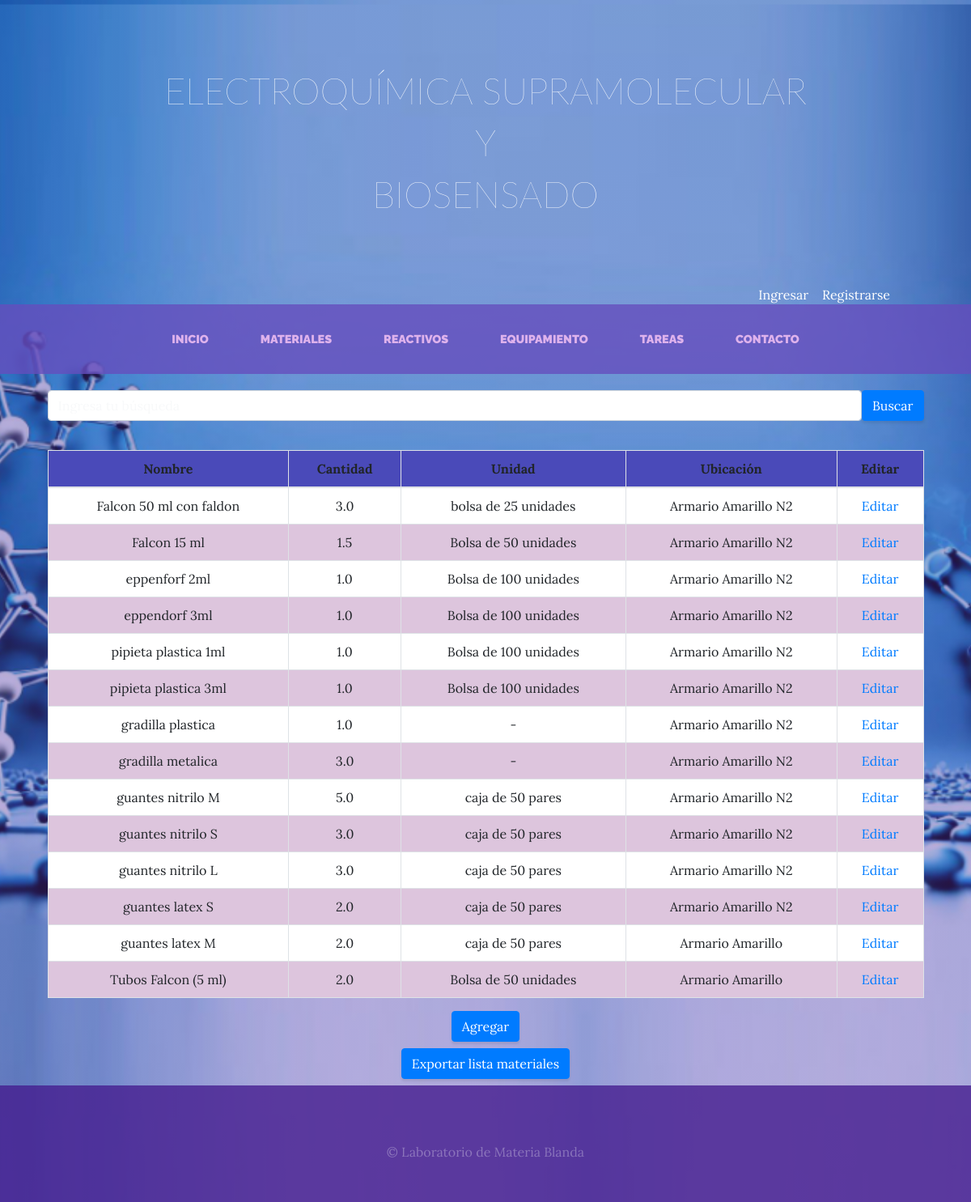
The app's page /materiales/ with its own data.
### materiales/models.py (models this page shows, shortened)
class Material(models.Model):
    titulo=models.CharField(max_length=50)
    ubicacion=models.CharField(max_length=50)
    unidad=models.CharField(max_length=50)
    cantidad=models.FloatField()
    imagen=models.ImageField(upload_to='materiales', null=True, blank=True)
    created=models.DateField(auto_now_add=True)
    updated=models.DateField(auto_now_add=True)
    class Meta:
        verbose_name='material'
        verbose_name_plural='materiales'

### materiales/views.py (the view)
# urls.py: path('materiales/', include('materiales.urls')),
def materiales(request):
    materiales=Material.objects.all()
    return render (request,"materiales/material.html", {'materiales': materiales})

### materiales/templates/materiales/material.html (shortened to what this page needs)
{% extends "Proyecto1_app/base.html" %}
{% load static %}
{% block content %}
<div class="espacio-en-blanco"></div>
<div class="mi-tabla-container">
  <form class= "mi-tabla-container" method="get" action="{% url 'buscar_materiales' %}">
      <div class="form-group d-flex">
          <input type="text" name="q" class="form-control" id="search_input" placeholder="Ingresa tu búsqueda">
      <button type="submit" class="btn btn-primary">Buscar</button>
    </div>
  </form>
  <div class="espacio-en-blanco"></div>
<div class="mi-tabla-container">
  <table class="table table-bordered text-center">
      <thead>
          <tr class="violet-row" >
              <th>Nombre</th>
              <th>Cantidad</th>
              <th>Unidad</th>
              <th>Ubicación</th>
              <th>Editar</th>
          </tr>
      </thead>
      <tbody>
        {% for material in materiales %}
            <tr class="{% cycle 'even-row' 'odd-row' %}">
                <td>
                    {{ material.titulo }}
                </td>
                <td>{{ material.cantidad }} </td>
                <td>{{ material.unidad }}</td>
                <td>{{ material.ubicacion }}</td>
                <td><a href="{% url 'editar_material' material.id %}">Editar</a></td>
            </tr>
        {% endfor %}
    </tbody>
    </div>
  <div class="text-center">
    <a href="{% url 'nuevo_material' %}" class="btn btn-primary">Agregar</a>
</div>
</div>
<div class="d-flex justify-content-center">
  <a href="{% url 'exportar_csv_mat' %}" class="btn btn-primary m-2">Exportar lista materiales</a>
  </div>
{% endblock %}

### Proyecto1_app/static/Proyecto1_app/css/gestion.css (style rules this page uses)
body { font-family:'Lora'; background: linear-gradient(rgba(56, 44, 158, 0.4), rgba(99, 56, 172, 0.4)), url("../img/bg_main.jpg"); background-attachment: fixed; background-position: center; background-size: cover; }
.btn { box-shadow: 0px 3px 3px 0px rgba(33, 37, 41, 0.1); }

### materiales/templates/materiales/material.html (style rules this page uses)
.espacio-en-blanco { height: 20px; }
.mi-tabla-container { margin:auto; width: 95%; }
.violet-row { background-color: rgb(74, 74, 185); }
.even-row { background-color: rgb(255, 255, 255); }
.odd-row { background-color: #ddc5dd; }

### records on screen
Material: titulo "Falcon 50 ml con faldon", cantidad "3.0", unidad "bolsa de 25 unidades", ubicacion "Armario Amarillo N2"
Material: titulo "Falcon 15 ml", cantidad "1.5", unidad "Bolsa de 50 unidades", ubicacion "Armario Amarillo N2"
Material: titulo "eppenforf 2ml", cantidad "1.0", unidad "Bolsa de 100 unidades", ubicacion "Armario Amarillo N2"
Material: titulo "eppendorf 3ml", cantidad "1.0", unidad "Bolsa de 100 unidades", ubicacion "Armario Amarillo N2"
Material: titulo "pipieta plastica 1ml", cantidad "1.0", unidad "Bolsa de 100 unidades", ubicacion "Armario Amarillo N2"
Material: titulo "pipieta plastica 3ml", cantidad "1.0", unidad "Bolsa de 100 unidades", ubicacion "Armario Amarillo N2"
Material: titulo "gradilla plastica", cantidad "1.0", unidad "-", ubicacion "Armario Amarillo N2"
Material: titulo "gradilla metalica", cantidad "3.0", unidad "-", ubicacion "Armario Amarillo N2"
Material: titulo "guantes nitrilo M", cantidad "5.0", unidad "caja de 50 pares", ubicacion "Armario Amarillo N2"
Material: titulo "guantes nitrilo S", cantidad "3.0", unidad "caja de 50 pares", ubicacion "Armario Amarillo N2"
Material: titulo "guantes nitrilo L", cantidad "3.0", unidad "caja de 50 pares", ubicacion "Armario Amarillo N2"
Material: titulo "guantes latex S", cantidad "2.0", unidad "caja de 50 pares", ubicacion "Armario Amarillo N2"
Material: titulo "guantes latex M", cantidad "2.0", unidad "caja de 50 pares", ubicacion "Armario Amarillo"
Material: titulo "Tubos Falcon (5 ml)", cantidad "2.0", unidad "Bolsa de 50 unidades", ubicacion "Armario Amarillo"
